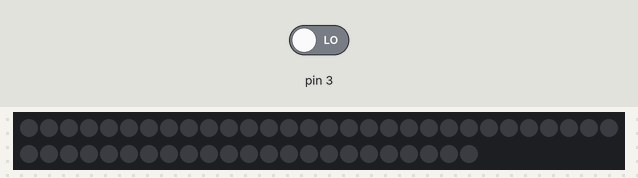
A sketch run on a simulated Arduino Uno, built with avr-gcc and run on an emulated ATmega328P. Shown: 53 RGB LEDs in strip order, left to right, continuing on the next row. The inputs (shaded band) are chosen by the test bench; at power-on: pin 3 LOW.

Above: at 1.2 s.
1.3 s: pin 3 driven HIGH
At 2.87 s:
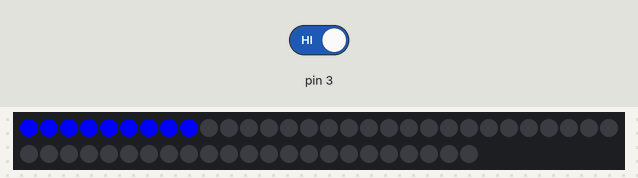
At 10.17 s:
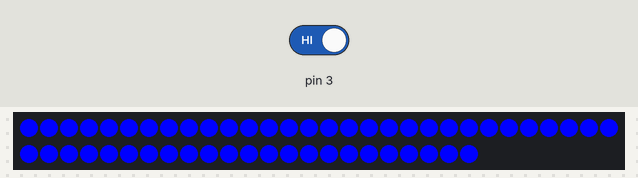
Timing chart, 0 to 11.4 s (numbered marks = the images above; inputs shaded):
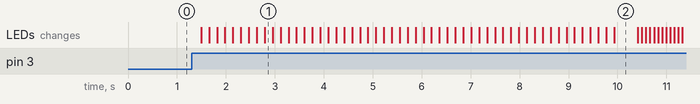

The sketch:

lute_lightshow.ino
```cpp
#include <Adafruit_NeoPixel.h>

#define PIXEL_PIN    6    // Digital IO pin connected to the NeoPixels.

#define PIXEL_COUNT 53

// Parameter 1 = number of pixels in strip,  neopixel stick has 8
// Parameter 2 = pin number (most are valid)
// Parameter 3 = pixel type flags, add together as needed:
//   NEO_RGB     Pixels are wired for RGB bitstream
//   NEO_GRB     Pixels are wired for GRB bitstream, correct for neopixel stick
//   NEO_KHZ400  400 KHz bitstream (e.g. FLORA pixels)
//   NEO_KHZ800  800 KHz bitstream (e.g. High Density LED strip), correct for neopixel stick
Adafruit_NeoPixel strip = Adafruit_NeoPixel(PIXEL_COUNT, PIXEL_PIN, NEO_GRB + NEO_KHZ800);

volatile int state = 0;
volatile int flag = 0;
volatile int time = 0;

void setup() {
  //set clock speed to max
  CLKPR = (1<<CLKPCE);
  CLKPR = 0;

  //set up interrupts for button clicks
  attachInterrupt(1, button1, HIGH);
  attachInterrupt(2, button2, HIGH);
  attachInterrupt(3, button3, HIGH);

  strip.begin();
  strip.show(); // Initialize all pixels to 'off'
}

void loop() {

  //clear flag before and after show plays
  if (flag == 1) {
    flag = 0;
  }

  //play triggered light show
  startShow(state);
  }

void startShow(int i) {
  switch(i){
    case 0: colorWipe2(strip.Color(0, 0, 0), 80);    // Default state = off
            break;
    case 1: colorWipe1(strip.Color(0, 0, 255), 160);  // Blue
            break;
    case 2: state = 0;
            rainbowCycle(3);  // Rainbow
            break;
    case 3: colorWipe1(strip.Color(0, 255, 0), 80);  // Green
            break;
  }
}


// Fill the dots one after the other with a color
void colorWipe(uint32_t c, uint8_t wait) {
  for(uint16_t i=0; i<strip.numPixels(); i++) {
      strip.setPixelColor(i, c);
      strip.show();
      delay(wait);
  }
}

//self clearing and watches for flag from interrupt
void colorWipe1(uint32_t c, uint8_t wait) {
  for(uint16_t i=0; i<strip.numPixels(); i++) {
    strip.setPixelColor(i, c);
    strip.show();
    delay(wait);
    time++;
    if ((flag == 1)) {
      colorWipe(strip.Color(0, 0, 0), 1);
      break;
      }
      if (time > 54) {
        time = 0;
        state = 0;
        colorWipe2(strip.Color(0, 0, 0), 80);
        break;
        }
      }
    }

//slow clearing after each show
void colorWipe2(uint32_t c, uint8_t wait) {
  for(uint16_t i=0; i<strip.numPixels(); i++) {
      strip.setPixelColor(i, c);
      strip.show();
      delay(wait);

      if ((flag == 1)) {
        colorWipe(strip.Color(0, 0, 0), 1);
        break;
      }
  }
}

//rainbow show
void rainbowCycle(uint8_t wait) {
  uint16_t i, j;

  for(j=0; j<256*5; j++) { // 5 cycles of all colors on wheel
    for(i=0; i< strip.numPixels(); i++) {
      strip.setPixelColor(i, Wheel(((i * 256 / strip.numPixels()) + j) & 255));
    }
    strip.show();
    delay(wait);

    if ((flag == 1)) {
        colorWipe(strip.Color(0, 0, 0), 1);
        break;
    }
  }
}


// Input a value 0 to 255 to get a color value.
// The colours are a transition r - g - b - back to r.
uint32_t Wheel(byte WheelPos) {
  WheelPos = 255 - WheelPos;
  if(WheelPos < 85) {
   return strip.Color(255 - WheelPos * 3, 0, WheelPos * 3);
  } else if(WheelPos < 170) {
    WheelPos -= 85;
   return strip.Color(0, WheelPos * 3, 255 - WheelPos * 3);
  } else {
   WheelPos -= 170;
   return strip.Color(WheelPos * 3, 255 - WheelPos * 3, 0);
  }
}

//button interrupts for each show type
void button1()
{
  state = 1;
  flag = 1;
  time = 0;
}

void button2()
{
  state = 2;
  flag = 1;
  time = 0;
}

void button3()
{
  state = 3;
  flag = 1;
  time = 0;
}
```

Measured:
- after the input at 1.3 s, the LEDs: first change after 0.19 s (image 1 shows a later state)
